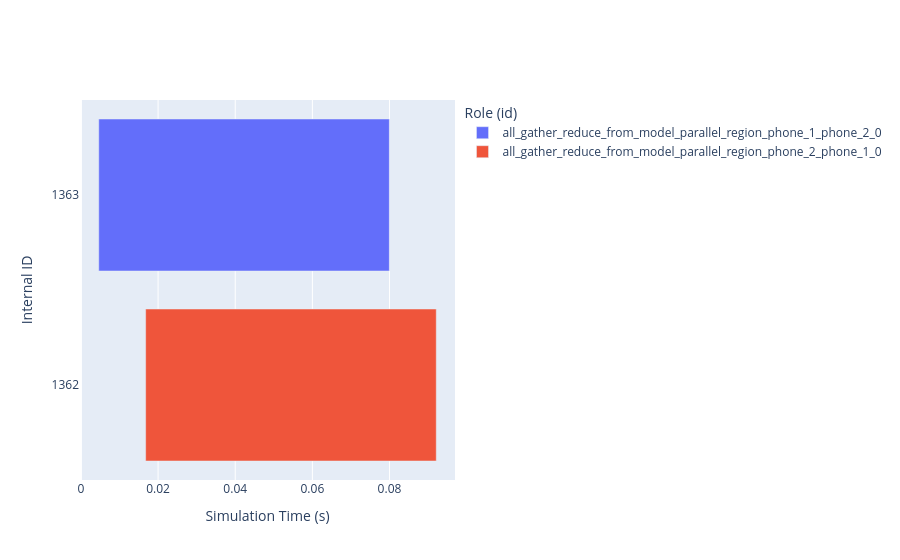

The code cell stored with this chart in its notebook:
### Code cell
import json
import os
from typing import Dict, Any, List, Optional
import pandas as pd
from IPython.display import display

import plotly.express as px
import plotly.graph_objects as go

default_sample = """\
{"timestamp": 1759790081.822003, "device": "phone_2", "action": "idle", "time": 0.01679604311979629}
{"timestamp": 1759790081.822016, "time": 0.0799571066350519, "action": "transmit_end", "id": "all_gather_reduce_from_model_parallel_region_phone_1_phone_2_0", "internal_id": 1363, "duration": 0.07533652252252253}
{"timestamp": 1759790081.822017, "device": "phone_2", "action": "running", "time": 0.0799571066350519}
{"timestamp": 1759790081.846875, "time": 0.10479856463331555, "action": "transmit_start", "id": "all_gather_reduce_from_model_parallel_region_phone_2_phone_1_0", "internal_id": 1364, "size": 8286208.0}
{"timestamp": 1759790081.846889, "device": "phone_2", "action": "idle", "time": 0.1048207316385425}
{"timestamp": 1759790081.84691, "time": 0.09211773163821374, "action": "transmit_end", "id": "all_gather_reduce_from_model_parallel_region_phone_2_phone_1_0", "internal_id": 1362, "duration": 0.07533652252252253}
{"timestamp": 1759790081.846913, "device": "phone_1", "action": "running", "time": 0.09211773163821374}
{"timestamp": 1759790081.89344, "time": 0.13863189764794254, "action": "transmit_start", "id": "all_gather_reduce_from_model_parallel_region_phone_1_phone_2_0", "internal_id": 1365, "size": 8286208.0}
{"timestamp": 1759790081.8934531, "device": "phone_1", "action": "idle", "time": 0.1386457726371783}
{"timestamp": 1759790081.893468, "device": "phone_2", "action": "running", "time": 0.1048207316385425}
"""


def parse_src_dst(name: str) -> tuple[Optional[str], Optional[str]]:
    if not name:
        return None, None
    parts = name.split("_")
    try:
        idx = None
        for i in range(len(parts) - 1, -1, -1):
            if parts[i].isdigit():
                idx = i
                break
        if idx is None:
            return None, None

        def pop_name_num(j):
            if j - 1 >= 0 and parts[j - 1].isdigit() and j - 2 >= 0:
                return f"{parts[j - 2]}_{parts[j - 1]}", j - 2
            return parts[j - 1], j - 1

        dst, j = pop_name_num(idx)
        src, _ = pop_name_num(j)
        return src, dst
    except Exception:
        return None, None


def load_jsonl_or_sample(path: str) -> List[Dict[str, Any]]:
    events = []
    if os.path.exists(path):
        with open(path, "r") as f:
            for line in f:
                line = line.strip()
                if not line:
                    continue
                try:
                    events.append(json.loads(line))
                except json.JSONDecodeError:
                    continue
    if not events:
        events = [json.loads(line) for line in default_sample.strip().splitlines()]
    return events


events = load_jsonl_or_sample("../profile_out/event_log.jsonl")


starts: Dict[int, Dict[str, Any]] = {}
ends: Dict[int, Dict[str, Any]] = {}
meta: Dict[int, Dict[str, Any]] = {}

for ev in events:
    if not isinstance(ev, dict):
        continue
    action = ev.get("action", "")
    if not action.startswith("transmit_"):
        continue

    iid = ev.get("internal_id")
    if iid is None:
        continue

    if iid not in meta:
        meta[iid] = {}
    for k in ("id", "size"):
        if k in ev and k not in meta[iid]:
            meta[iid][k] = ev[k]

    if action == "transmit_start":
        starts[iid] = ev
    elif action == "transmit_end":
        ends[iid] = ev

rows = []
for iid, m in meta.items():
    s = starts.get(iid)
    e = ends.get(iid)

    name = m.get("id", f"internal_{iid}")
    size = m.get("size")
    src, dst = parse_src_dst(name)

    start_t = None
    end_t = None
    duration = None

    if s and "time" in s:
        start_t = float(s["time"])
    if e and "time" in e:
        end_t = float(e["time"])

    if s and "duration" in s:
        duration = float(s["duration"])
    if e and "duration" in e:
        duration = float(e["duration"])

    if start_t is not None and end_t is None and duration is not None:
        end_t = start_t + duration
    if end_t is not None and start_t is None and duration is not None:
        start_t = end_t - duration

    if (start_t is None or end_t is None) and e and ("time" in e) and ("duration" in e):
        end_t = float(e["time"])
        start_t = end_t - float(e["duration"])

    if start_t is None or end_t is None:
        continue

    rows.append(
        {
            "internal_id": iid,
            "name": name,
            "start": start_t,
            "end": end_t,
            "duration_s": end_t - start_t,
            "size_bytes": float(size) if size is not None else None,
            "src": src,
            "dst": dst,
        }
    )

df = pd.DataFrame(rows).sort_values(by=["start", "end", "internal_id"]).reset_index(drop=True)
df["internal_id_str"] = df["internal_id"].astype(str)
df["start"] = pd.to_numeric(df["start"], errors="coerce")
df["end"] = pd.to_numeric(df["end"], errors="coerce")

if df.empty:
    print("No intervals could be built from transmit events (need transmit_end with duration, or start+end pairs).")
else:
    fig = go.Figure()

    for name, dfg in df.groupby("name"):
        fig.add_bar(
            orientation="h",
            y=dfg["internal_id_str"],
            x=dfg["duration_s"],      # bar width = duration
            base=dfg["start"],        # bar start position
            name=name,
            hovertext=dfg.apply(
                lambda r: f"{r['name']}<br>ID:{r['internal_id']}<br>"
                        f"start:{r['start']:.6f}s <br>"
                        f"end:{r['end']:.6f}s<br>"
                        f"dur:{r['duration_s']:.6f}s <br>"
                        f"[src:{r['src']}] - [dst:{r['dst']}]<br>"
                        f"size: {r['size_bytes'] / 1024:.2f} KB" if r['size_bytes'] is not None else "size: N/A",
                axis=1,
            ),
            hoverinfo="text",
        )

    fig.update_yaxes(autorange="reversed", title="Internal ID")
    fig.update_xaxes(title="Simulation Time (s)", type="linear", rangeslider_visible=False)
    fig.update_layout(barmode="overlay", hovermode="closest", legend_title_text="Role (id)")
    display(fig)

### Figure 1 — Plotly figure (JSON) as saved in the notebook; plotly's stock layout.template omitted (floating-point values rounded to 4 significant figures)
{"data": [{"base": [0.004621], "hoverinfo": "text", "hovertext": ["size: N/A"], "name": "all_gather_reduce_from_model_parallel_region_phone_1_phone_2_0", "orientation": "h", "type": "bar", "x": [0.07534], "y": ["1363"]}, {"base": [0.01678], "hoverinfo": "text", "hovertext": ["size: N/A"], "name": "all_gather_reduce_from_model_parallel_region_phone_2_phone_1_0", "orientation": "h", "type": "bar", "x": [0.07534], "y": ["1362"]}], "layout": {"barmode": "overlay", "hovermode": "closest", "legend": {"title": {"text": "Role (id)"}}, "xaxis": {"rangeslider": {"visible": false}, "title": {"text": "Simulation Time (s)"}, "type": "linear"}, "yaxis": {"autorange": "reversed", "title": {"text": "Internal ID"}}}}
